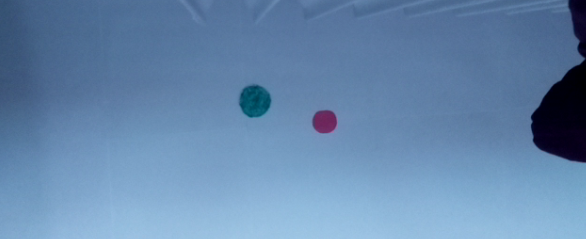
#> input picture TestFiles/airhockey.png, 586 x 239 px
$ python cameraNumpyTest.py
#> lines starting #> are read from the running program, lines starting #| are printed output that depends on the picture; after the words box and inside, x2 and y2 are one past the last pixel; in counts of white or black regions, pixels touching at a corner belong together
import numpy as np
import cv2
import matplotlib.pyplot as plt
import random

rg = 0
bg = 0

frame = cv2.imread("airhockey.png").astype("int16")
frame = cv2.GaussianBlur(frame, (11, 11), 0)
greenPart = np.repeat(frame[:,:,1], 3).reshape(frame.shape)
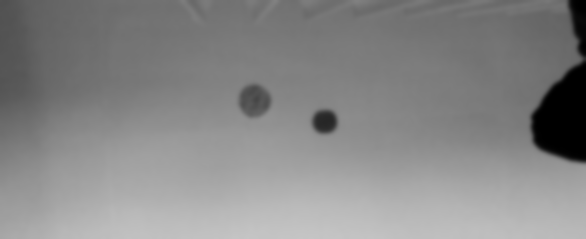
#> greenPart: shape (239, 586, 3) int16; min 0, max 197, mean 135.1
diffToWhite = (frame - greenPart)
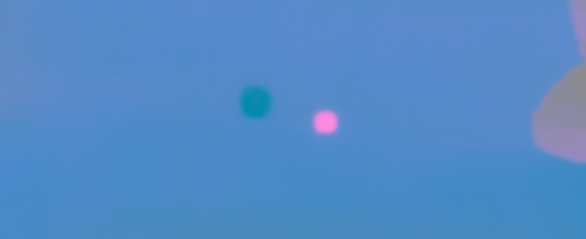
#> diffToWhite: shape (239, 586, 3) int16; mean B, G, R 36.9, 0, -33.6; drawn with min black and max white

vectorized = diffToWhite.reshape((-1,3)).astype("float32")

K = 8
attempts=10
criteria = (cv2.TERM_CRITERIA_EPS + cv2.TERM_CRITERIA_MAX_ITER, 10, 1.0)
ret,label,center=cv2.kmeans(vectorized,K,None,criteria,attempts,cv2.KMEANS_PP_CENTERS)
#> ret = 991483.7; center = [[33.95, 0, -41.55], [36.3, 0, -25.92], [29.36, 0, 3.24], [38.92, 0, -31.36], [51.13, 0, 56.92], [23.63, 0, -74.3], [37.49, 0, -38.32], [13.34, 0, 0.0393]]

labels = label.flatten()
mostFrequentLabel = np.argmax(np.bincount(labels))
#> mostFrequentLabel = 3
referenceIndexes = [random.choice(np.argwhere(labels==mostFrequentLabel))[0] for x in range(10)]
#> referenceIndexes = [58234, 64677, 5949, 37901, 80785, 61717, 44608, 77807, 53551, 32035]

referencePixel = diffToWhite.reshape((-1,3))[random.choice(referenceIndexes)]
#> referencePixel = [38, 0, -32]

rg += referencePixel[0]/500
#> rg = 0.076
bg += referencePixel[1]/500
#> bg = 0


result_mask = (labels == mostFrequentLabel).reshape(frame.shape[0], frame.shape[1]).astype("uint8")
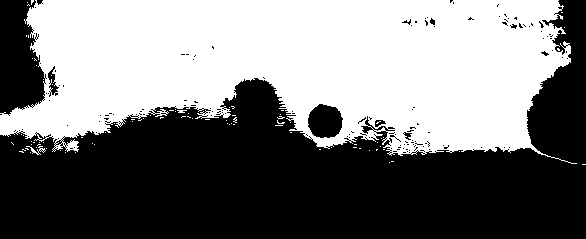
#> result_mask: shape (239, 586); values 0 (black) and 1 (white), 47.3% white; 87 white regions (84 under 20 px), largest, box (x1, y1, x2, y2) and area: (0, 0, 577, 164) 65937, (26, 146, 46, 155) 57, (177, 110, 187, 113) 21
result_image = cv2.bitwise_and(frame, frame, mask=result_mask)
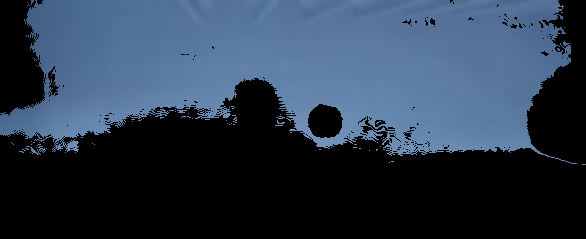
#> result_image: shape (239, 586, 3) int16; mean B, G, R 75.5, 57.1, 42.2

frame = frame.astype("uint8")
result_image = result_image.astype("uint8")


figure_size = 15
plt.figure(figsize=(figure_size,figure_size))
plt.subplot(1,2,1),plt.imshow(cv2.cvtColor(frame,cv2.COLOR_BGR2RGB))
plt.title('Original Image'), plt.xticks([]), plt.yticks([])
plt.subplot(1,2,2),plt.imshow(cv2.cvtColor(result_image,cv2.COLOR_BGR2RGB))
plt.title('Segmented Image when K = %i' % K), plt.xticks([]), plt.yticks([])
plt.show()
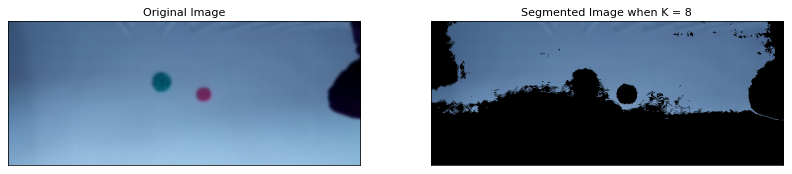
#> figure drawn by matplotlib, 2 panels

# print(frame)
